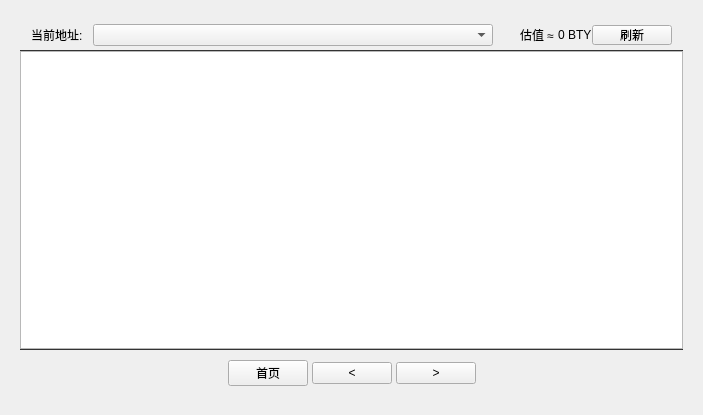
<?xml version="1.0" encoding="UTF-8"?>
<ui version="4.0">
 <class>AssetsManageUi</class>
 <widget class="QWidget" name="AssetsManageUi">
  <property name="geometry">
   <rect>
    <x>0</x>
    <y>0</y>
    <width>703</width>
    <height>415</height>
   </rect>
  </property>
  <property name="windowTitle">
   <string>Form</string>
  </property>
  <layout class="QHBoxLayout" name="horizontalLayout_3">
   <property name="spacing">
    <number>0</number>
   </property>
   <property name="leftMargin">
    <number>20</number>
   </property>
   <property name="topMargin">
    <number>20</number>
   </property>
   <property name="rightMargin">
    <number>20</number>
   </property>
   <property name="bottomMargin">
    <number>20</number>
   </property>
   <item>
    <widget class="QWidget" name="verticalWidget" native="true">
     <layout class="QVBoxLayout" name="verticalLayout_2">
      <property name="spacing">
       <number>0</number>
      </property>
      <property name="leftMargin">
       <number>0</number>
      </property>
      <property name="topMargin">
       <number>0</number>
      </property>
      <property name="rightMargin">
       <number>0</number>
      </property>
      <property name="bottomMargin">
       <number>0</number>
      </property>
      <item>
       <widget class="QWidget" name="horizontalWidget" native="true">
        <property name="minimumSize">
         <size>
          <width>0</width>
          <height>30</height>
         </size>
        </property>
        <property name="maximumSize">
         <size>
          <width>16777215</width>
          <height>30</height>
         </size>
        </property>
        <layout class="QHBoxLayout" name="horizontalLayout">
         <property name="spacing">
          <number>0</number>
         </property>
         <property name="leftMargin">
          <number>11</number>
         </property>
         <property name="topMargin">
          <number>0</number>
         </property>
         <property name="rightMargin">
          <number>11</number>
         </property>
         <property name="bottomMargin">
          <number>0</number>
         </property>
         <item>
          <widget class="QLabel" name="label_2">
           <property name="text">
            <string>当前地址:   </string>
           </property>
          </widget>
         </item>
         <item>
          <widget class="QComboBox" name="comboBox">
           <property name="minimumSize">
            <size>
             <width>400</width>
             <height>0</height>
            </size>
           </property>
          </widget>
         </item>
         <item>
          <spacer name="horizontalSpacer">
           <property name="orientation">
            <enum>Qt::Horizontal</enum>
           </property>
           <property name="sizeHint" stdset="0">
            <size>
             <width>40</width>
             <height>20</height>
            </size>
           </property>
          </spacer>
         </item>
         <item>
          <widget class="QLabel" name="labelAllAssetText">
           <property name="enabled">
            <bool>true</bool>
           </property>
           <property name="frameShape">
            <enum>QFrame::NoFrame</enum>
           </property>
           <property name="text">
            <string>估值 ≈ </string>
           </property>
           <property name="textInteractionFlags">
            <set>Qt::LinksAccessibleByMouse</set>
           </property>
          </widget>
         </item>
         <item>
          <widget class="QLabel" name="labelAllAsset">
           <property name="text">
            <string>0 BTY</string>
           </property>
          </widget>
         </item>
         <item>
          <widget class="QPushButton" name="updataButton">
           <property name="minimumSize">
            <size>
             <width>80</width>
             <height>20</height>
            </size>
           </property>
           <property name="maximumSize">
            <size>
             <width>80</width>
             <height>20</height>
            </size>
           </property>
           <property name="text">
            <string>刷新</string>
           </property>
          </widget>
         </item>
        </layout>
       </widget>
      </item>
      <item>
       <widget class="Line" name="line">
        <property name="minimumSize">
         <size>
          <width>0</width>
          <height>1</height>
         </size>
        </property>
        <property name="maximumSize">
         <size>
          <width>16777215</width>
          <height>1</height>
         </size>
        </property>
        <property name="styleSheet">
         <string notr="true">QFrame {background-color: #2c2c2c; height: 1px;}</string>
        </property>
        <property name="orientation">
         <enum>Qt::Horizontal</enum>
        </property>
       </widget>
      </item>
      <item>
       <widget class="QWidget" name="horizontalWidget_2" native="true">
        <layout class="QHBoxLayout" name="horizontalLayout_2">
         <property name="spacing">
          <number>0</number>
         </property>
         <property name="leftMargin">
          <number>0</number>
         </property>
         <property name="topMargin">
          <number>0</number>
         </property>
         <property name="rightMargin">
          <number>0</number>
         </property>
         <property name="bottomMargin">
          <number>0</number>
         </property>
         <item>
          <widget class="QTableView" name="tableAsset"/>
         </item>
        </layout>
       </widget>
      </item>
      <item>
       <widget class="Line" name="line_2">
        <property name="minimumSize">
         <size>
          <width>0</width>
          <height>1</height>
         </size>
        </property>
        <property name="maximumSize">
         <size>
          <width>16777215</width>
          <height>1</height>
         </size>
        </property>
        <property name="styleSheet">
         <string notr="true">QFrame {background-color: #2c2c2c; height: 1px;}</string>
        </property>
        <property name="orientation">
         <enum>Qt::Horizontal</enum>
        </property>
       </widget>
      </item>
      <item>
       <widget class="QWidget" name="pageWidget" native="true">
        <layout class="QHBoxLayout" name="horizontalLayout_4">
         <property name="spacing">
          <number>4</number>
         </property>
         <property name="topMargin">
          <number>10</number>
         </property>
         <property name="bottomMargin">
          <number>9</number>
         </property>
         <item>
          <spacer name="horizontalSpacer_2">
           <property name="orientation">
            <enum>Qt::Horizontal</enum>
           </property>
           <property name="sizeHint" stdset="0">
            <size>
             <width>40</width>
             <height>20</height>
            </size>
           </property>
          </spacer>
         </item>
         <item>
          <widget class="QPushButton" name="firstAssetsButton">
           <property name="minimumSize">
            <size>
             <width>50</width>
             <height>0</height>
            </size>
           </property>
           <property name="text">
            <string>首页</string>
           </property>
          </widget>
         </item>
         <item>
          <widget class="QPushButton" name="pievAssetsButton">
           <property name="minimumSize">
            <size>
             <width>50</width>
             <height>20</height>
            </size>
           </property>
           <property name="text">
            <string>&lt;</string>
           </property>
          </widget>
         </item>
         <item>
          <widget class="QPushButton" name="nextAssetsButton">
           <property name="minimumSize">
            <size>
             <width>50</width>
             <height>20</height>
            </size>
           </property>
           <property name="text">
            <string>&gt;</string>
           </property>
          </widget>
         </item>
         <item>
          <spacer name="horizontalSpacer_3">
           <property name="orientation">
            <enum>Qt::Horizontal</enum>
           </property>
           <property name="sizeHint" stdset="0">
            <size>
             <width>40</width>
             <height>20</height>
            </size>
           </property>
          </spacer>
         </item>
        </layout>
       </widget>
      </item>
     </layout>
    </widget>
   </item>
  </layout>
 </widget>
 <resources/>
 <connections/>
</ui>
